Frame 1 (no input): blank canvas, image omitted
Frame 60 (no input): blank canvas, image omitted
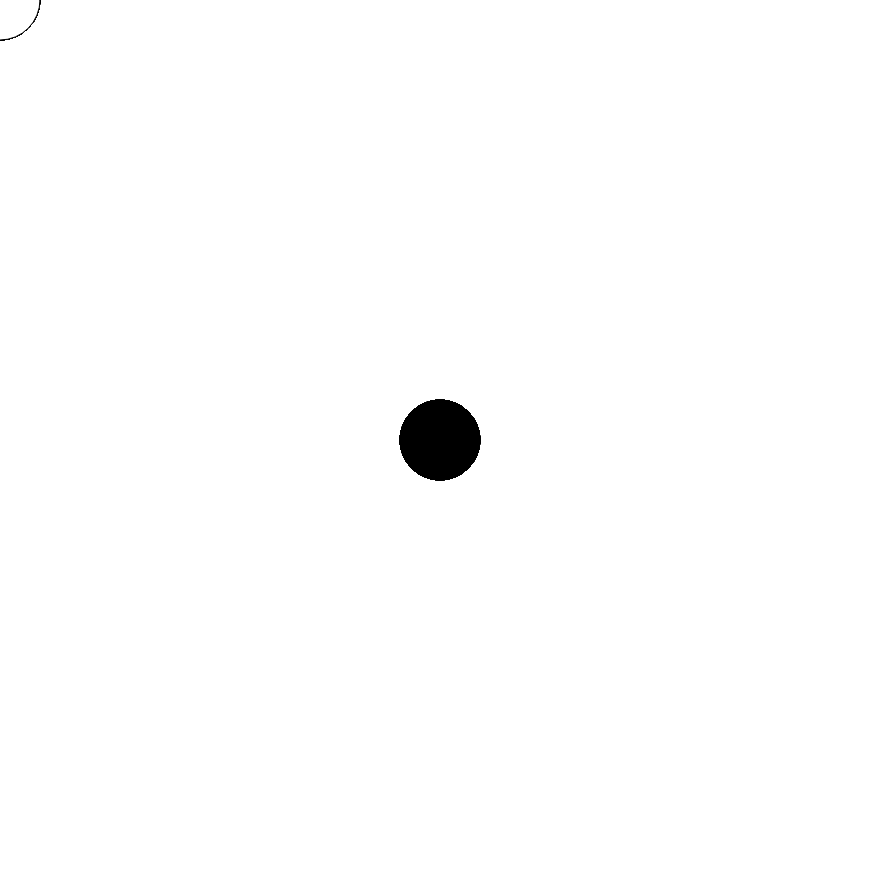
Frame 120 (the mouse pressed at the canvas centre since frame 60)

The p5.js sketch whose frames 1 and 60 were blank and that drew this single picture after the mouse press (run headless with seeded random() and noise() and a simulated clock; from frame 60 on, the mouse is pressed at the canvas centre):

// p5.js sketch
// ── sketch.js
function setup() {

	createCanvas (880, 880); 

}

function draw() {
	if(mouseIsPressed) {
		fill(0);
	} else {
		fill(255);
	}

	ellipse(mouseX,mouseY,80,80);
	
}
